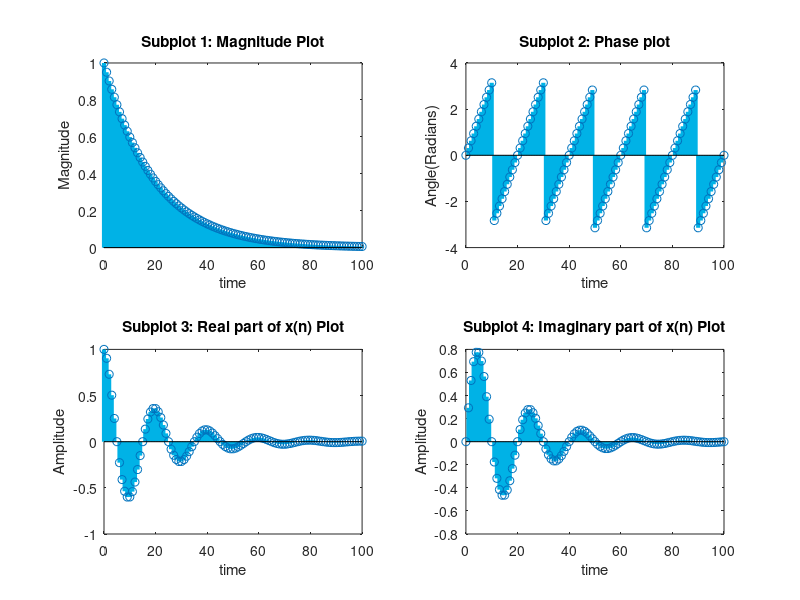

MATLAB code to generate this figure:
function question_3()
 n = 0:100;
mag_a = 0.95;
theta = 0.1*pi;

a = mag_a * exp(j*theta);
x = a.^n;

subplot(2,2,1)
stem(n,abs(x),'LineWidth',3,'Color',[0,0.7,0.9])
xlabel("time");ylabel("Magnitude")
title('Subplot 1: Magnitude Plot')

subplot(2,2,2)
stem(n,angle(x),'LineWidth',3,'Color',[0,0.7,0.9])
xlabel("time");ylabel("Angle(Radians)")
title('Subplot 2: Phase plot')

subplot(2,2,3)
stem(n,real(x),'LineWidth',3,'Color',[0,0.7,0.9])
xlabel("time");ylabel("Amplitude")
title('Subplot 3: Real part of x(n) Plot')

subplot(2,2,4)
stem(n,imag(x),'LineWidth',3,'Color',[0,0.7,0.9])
xlabel("time");ylabel("Amplitude")
title('Subplot 4: Imaginary part of x(n) Plot') 
endfunction